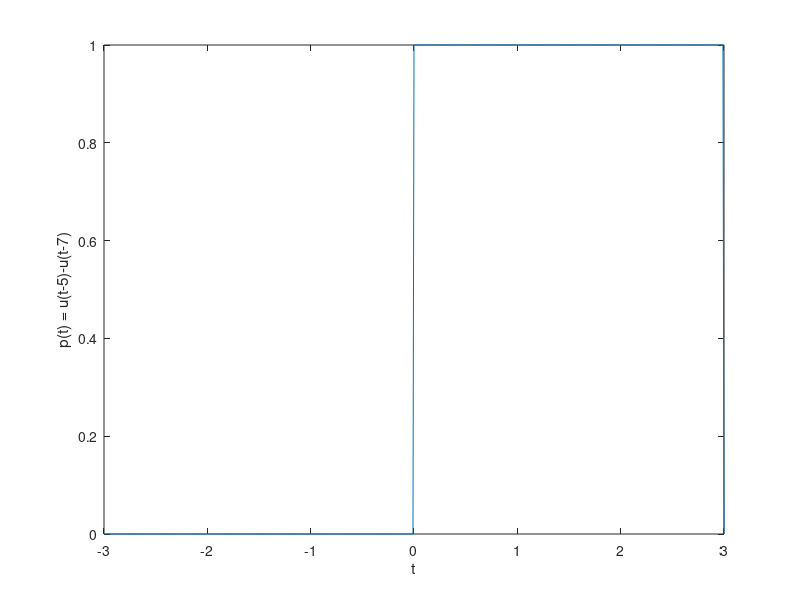

The MATLAB script that drew this image:
% HW 9

%%
%6.1-1 part E
t = (-3:0.01:3); 
unitstep = (t>=0) & (t<3); 
plot(t, unitstep);
xlabel('t'); ylabel('p(t) = u(t-5)-u(t-7)');

